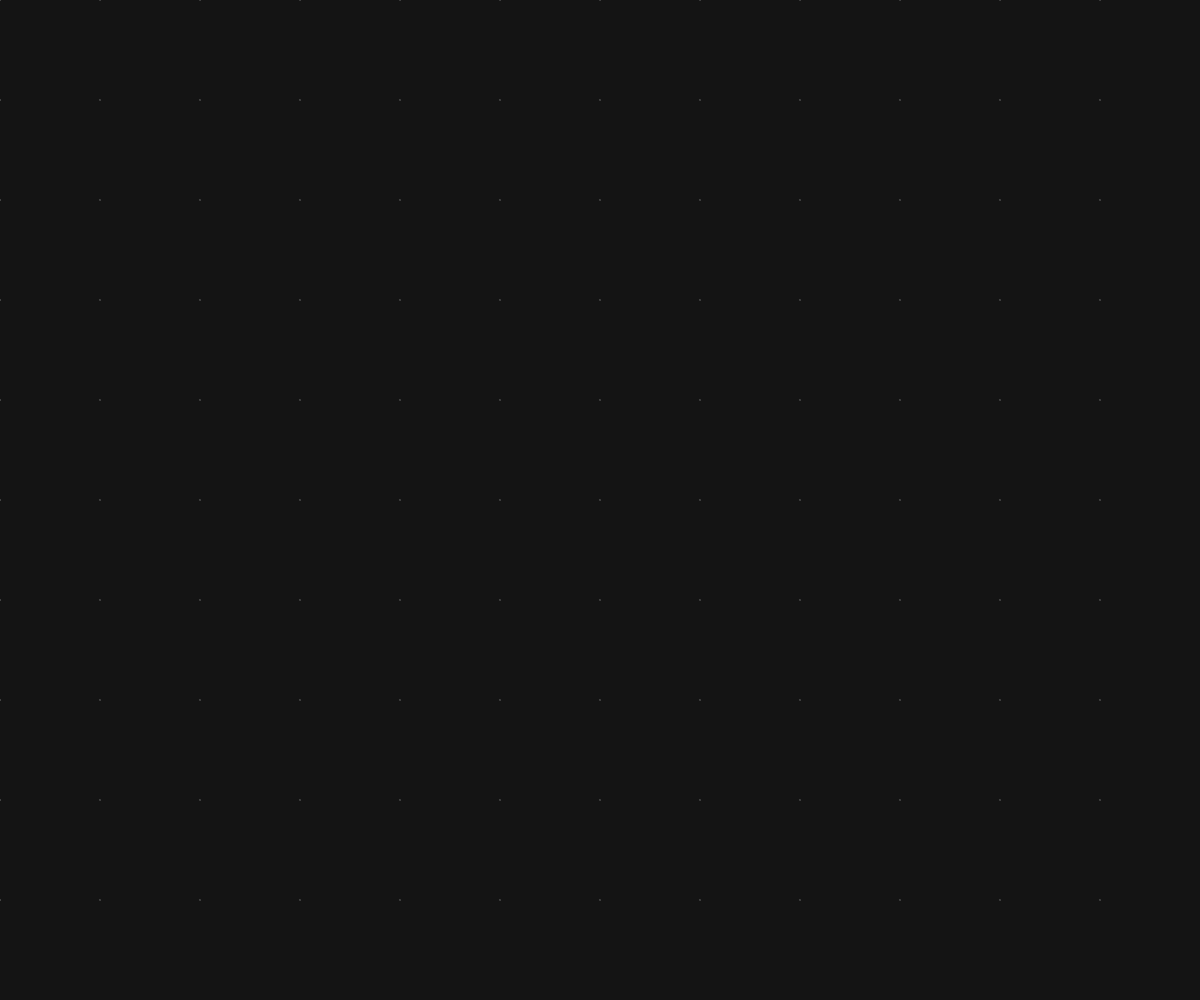
Frame 1 (no input)
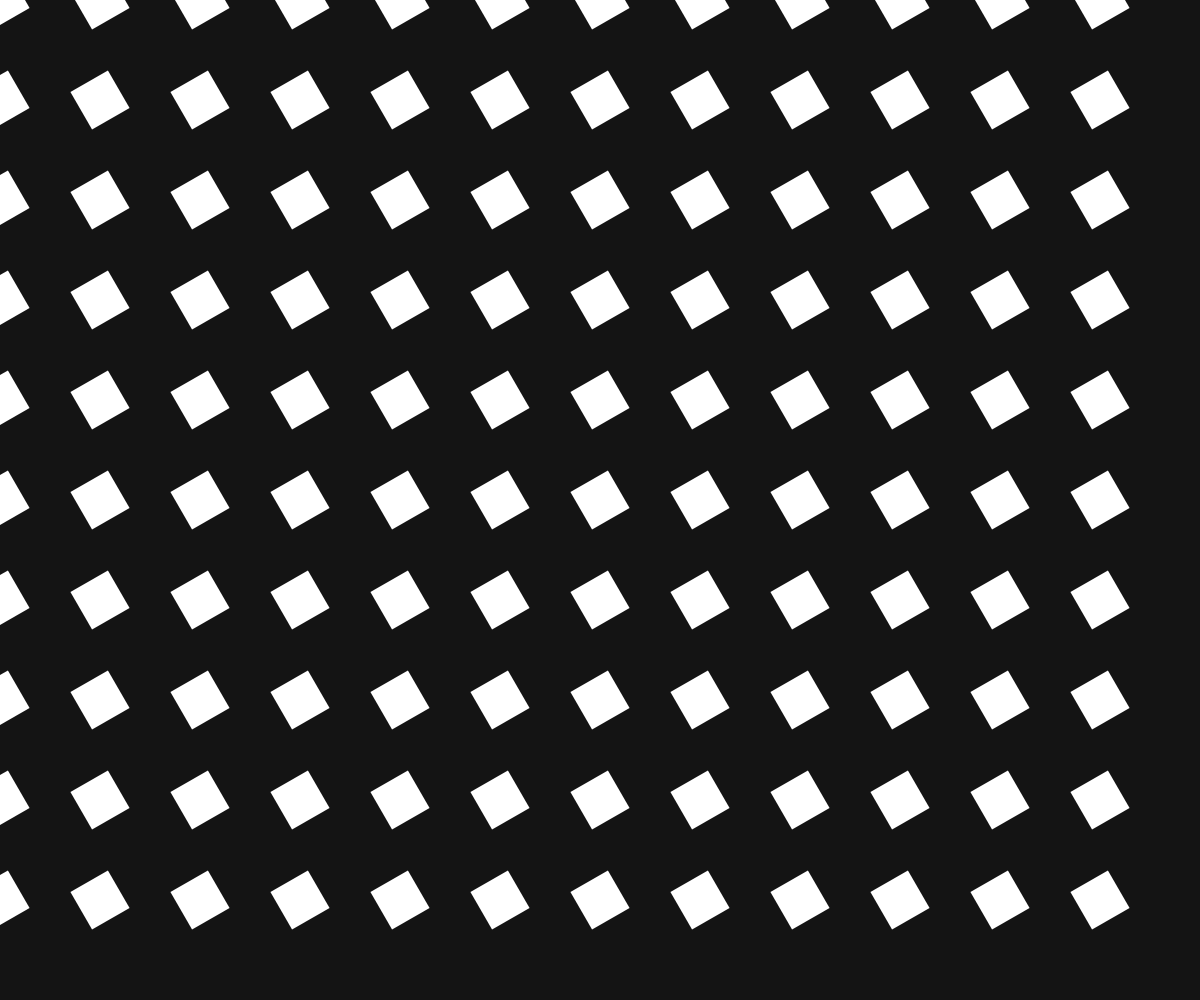
Frame 60 (no input)
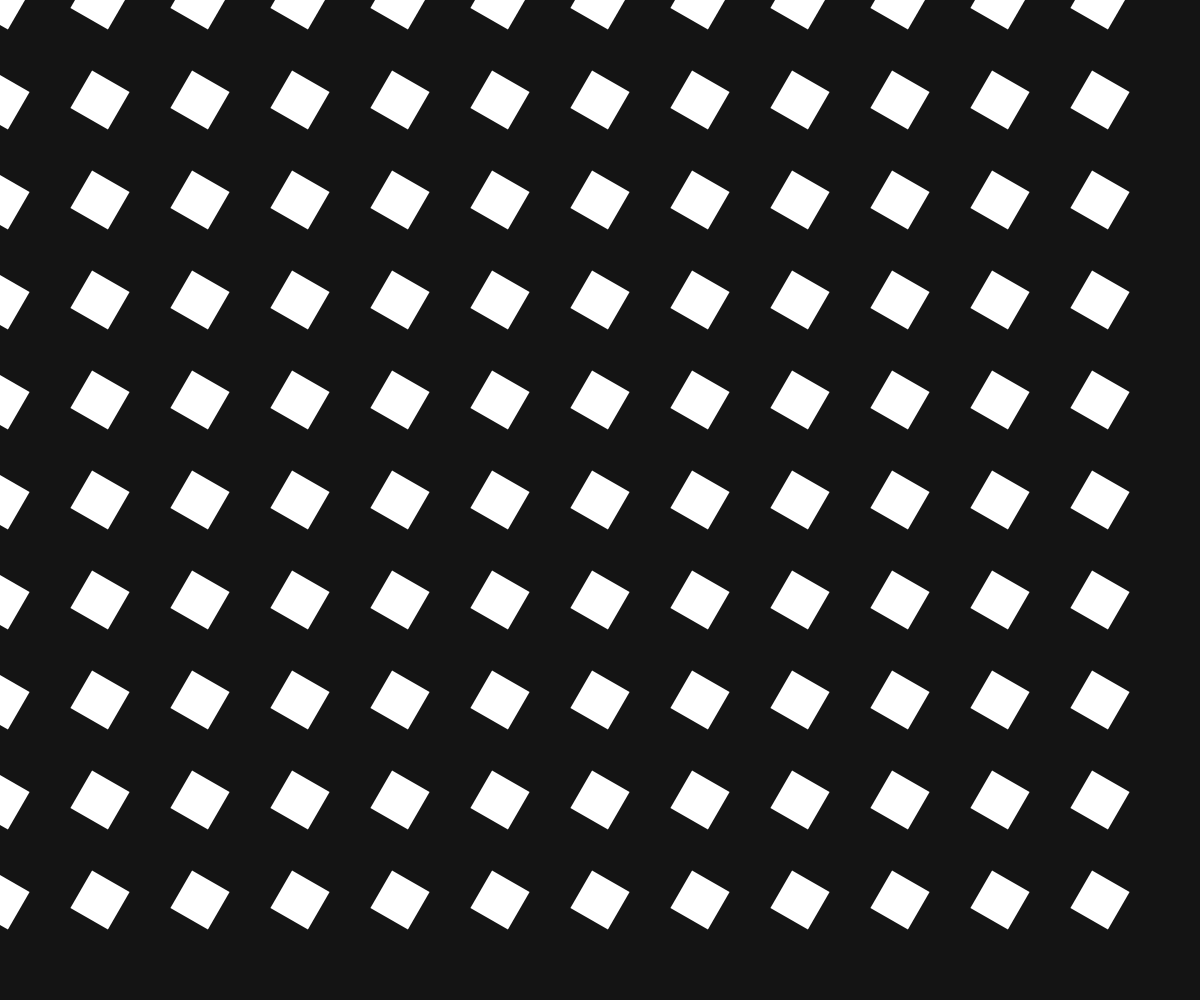
Frame 120 (the mouse pressed at the canvas centre since frame 60)

The p5.js sketch that drew these frames (run headless with seeded random() and noise() and a simulated clock; from frame 60 on, the mouse is pressed at the canvas centre):

// p5.js sketch
// ── sketch.js
let size = 100;

function setup() {
  createCanvas(windowWidth, windowHeight);
  rectMode(CENTER); 
  angleMode(DEGREES);
  noStroke();
}

function draw() {
  background(20);
for(let i=0; i<width; i=i+size){
  for(let j=0; j<height; j=j+size){
    push(); 
    translate(i,j);
    rotate(frameCount*10);
    rect(0,0,size/2*sin(frameCount), size/2*sin(frameCount));
    pop(); 
  }
}


}
